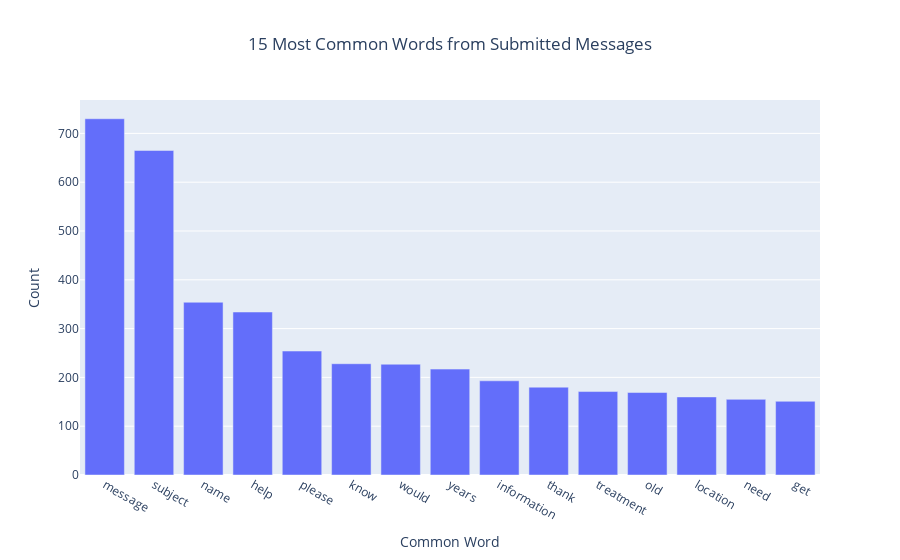

Notebook code for this chart:
### Code cell
freq = dfqu_vec.sum().sort_values(ascending=False).head(15)

bar_freq = px.bar(
                  x=list(freq.index),
                  y=list(freq.values),
                  title='15 Most Common Words from Submitted Messages',
                  labels = {'y': 'Count', 'x': 'Common Word'}

)

bar_freq.update_layout(title_x = 0.5)

### Figure 1 — Plotly figure (JSON) as saved in the notebook; plotly's stock layout.template omitted (floating-point values rounded to 4 significant figures)
{"data": [{"alignmentgroup": "True", "hovertemplate": "Common Word=%{x}<br>Count=%{y}<extra></extra>", "legendgroup": "", "marker": {"color": "#636efa", "pattern": {"shape": ""}}, "name": "", "offsetgroup": "", "orientation": "v", "showlegend": false, "textposition": "auto", "type": "bar", "x": ["message", "subject", "name", "help", "please", "know", "would", "years", "information", "thank", "treatment", "old", "location", "need", "get"], "xaxis": "x", "y": [730, 665, 354, 334, 254, 228, 227, 217, 193, 180, 171, 169, 160, 155, 151], "yaxis": "y"}], "layout": {"autosize": true, "barmode": "relative", "legend": {"tracegroupgap": 0}, "title": {"text": "15 Most Common Words from Submitted Messages", "x": 0.5}, "xaxis": {"anchor": "y", "autorange": true, "domain": [0, 1], "range": [-0.5, 14.5], "title": {"text": "Common Word"}, "type": "category"}, "yaxis": {"anchor": "x", "autorange": true, "domain": [0, 1], "range": [0, 768.4], "title": {"text": "Count"}, "type": "linear"}}}
